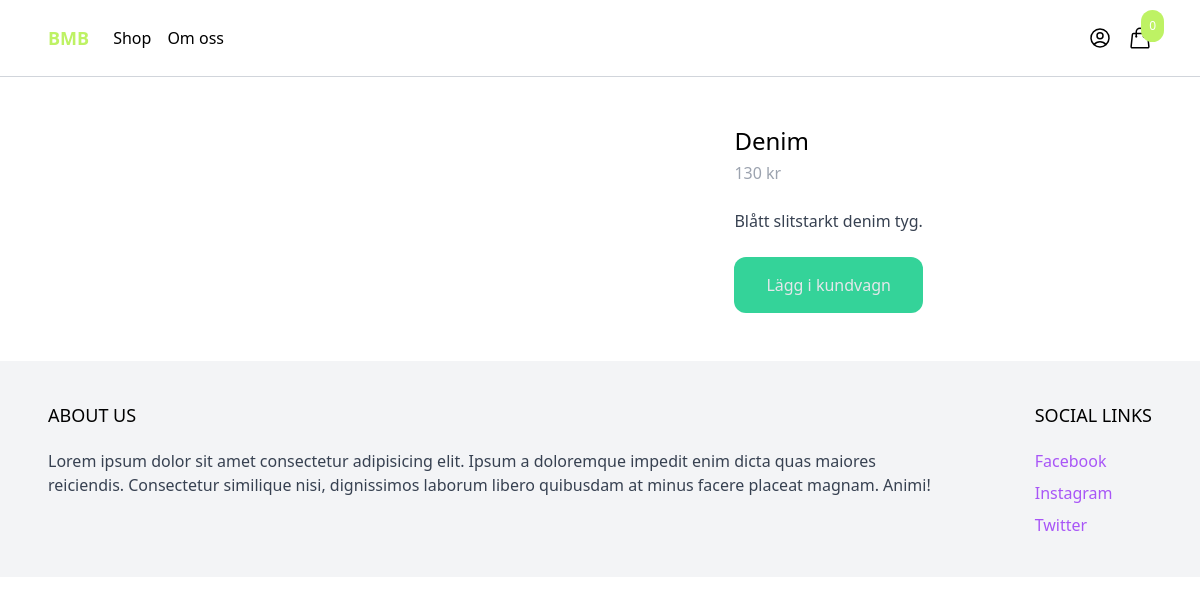
The app's page /shop/denim/, older data.
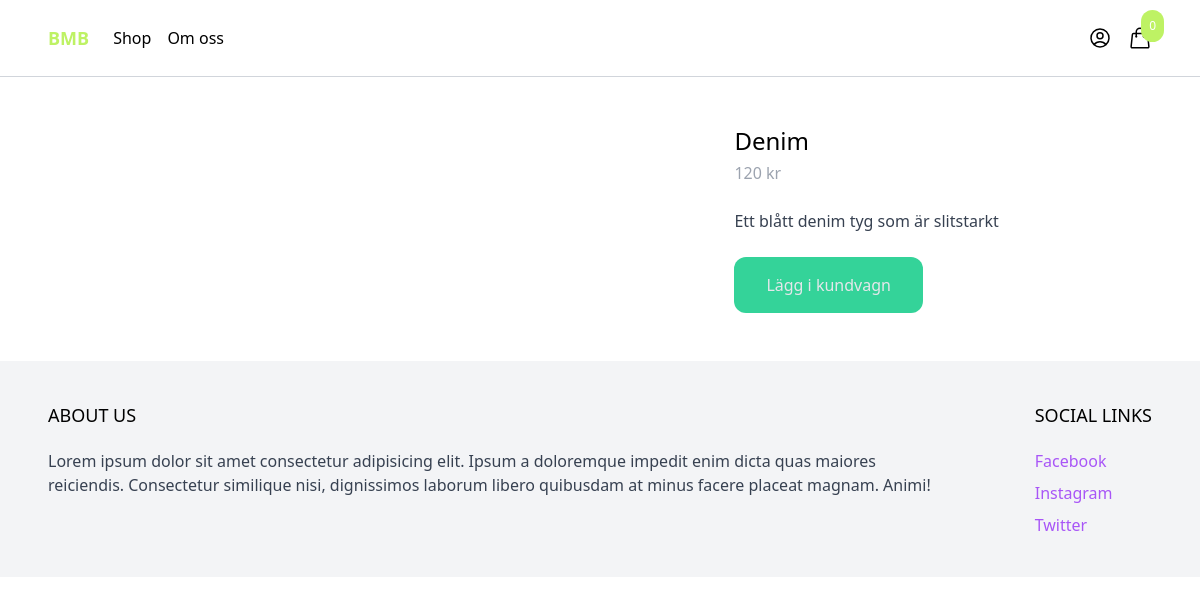
The same page, newer data.
### products/models.py (models this page shows, shortened)
class Produkt(models.Model):
    category = models.ForeignKey(Category, related_name='produkt', on_delete=models.CASCADE)
    namn = models.CharField(max_length=255)
    slug = AutoSlugField(populate_from='namn', unique=True)
    bredd = models.IntegerField(blank=True, null=True)
    vikt = models.IntegerField(blank=True, null=True)
    blandning = models.CharField(max_length=255)
    kvalitet = models.CharField(max_length=255)
    färg = models.CharField(max_length=255)
    motiv = models.CharField(max_length=255)
    beskrivning = models.TextField(blank=True, null=True)
    pris = models.IntegerField()
    skapad = models.DateTimeField(auto_now_add=True)
    image = models.ImageField(upload_to='uploads/', blank=True, null=True)
    thumbnail = models.ImageField(upload_to='uploads/', blank=True, null=True)
    image_url = models.CharField(max_length=500, blank=True, null=True)
    class Meta:
        ordering = ('-skapad',)
    def get_thumbnail(self):
        if self.thumbnail:
            return self.thumbnail.url
        else:
            if self.image:
                if self.image:
                    self.thumbnail = self.make_thumbnail(self.image)
                    self.save
                    return self.thumbnail.url
                else:
                    return 'https://via.placeholder.com/240x240x.jpg'

### products/views.py (the view)
# urls.py: path('shop/<slug:slug>/', produkt, name='produkt'),
def produkt(request, slug):
    produkt = get_object_or_404(Produkt, slug=slug)
    return render(request, 'products/product.html', {'produkt':produkt,})

### cart/cart.py (called while the page is built)
    def __len__(self):
        return sum(item['quantity'] for item in self.cart.values())

### cart/context_processors.py (called while the page is built)
def cart(request):
    return {'cart': Cart(request)}

### products/templates/products/product.html (shortened to what this page needs)
{% extends 'core/base.html' %}
{% block content%}
<div class="max-w-6xl mx-auto flex flex-wrap py-6 px-6 xl:px-0">
    <div class="images w-full mb-6. lg:mb-0 lg:w-3/5">
    </div>
    <div class="information w-full lg:w-2/5 lg:p-6">
        <h1 class="text-2xl">{{produkt.namn}}</h1>
        <p class="mt-1 text-gray-400">{{produkt.pris}} kr</p>
        {% if produkt.beskrivning %}
            <p class="pt-6 text-gray-700">{{produkt.beskrivning}}</p>
        {% endif %}
        <a href="#"
        class="mt-6 inline-block px-8 py-4 rounded-xl bg-emerald-400 text-gray-200 hover:bg-emerald-800"
        hx-get="{% url 'add_to_cart' produkt.id %}"
        hx-target="#menu-cart-btn"
        hx-swap="outerHTML"
        >
            Lägg i kundvagn
        </a>
    </div>
</div>
{% endblock%}

Row changes from the older to the newer data that the page shows:
changed Produkt "Denim": pris "130" → "120"; beskrivning "Blått slitstarkt denim tyg." → "Ett blått denim tyg som är slitstarkt"
